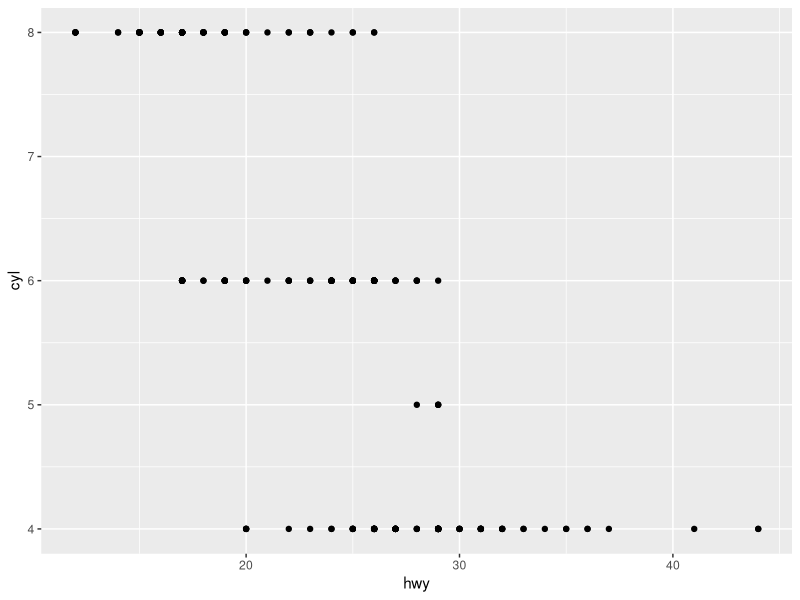
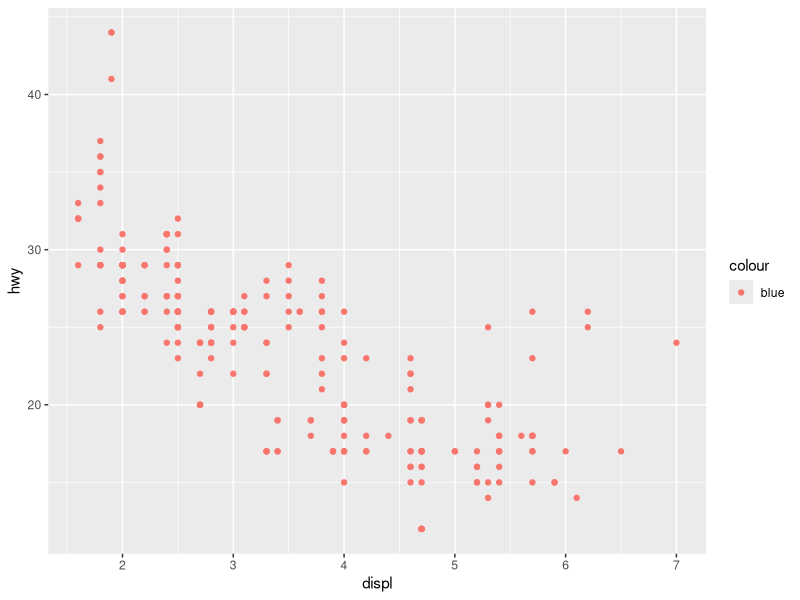
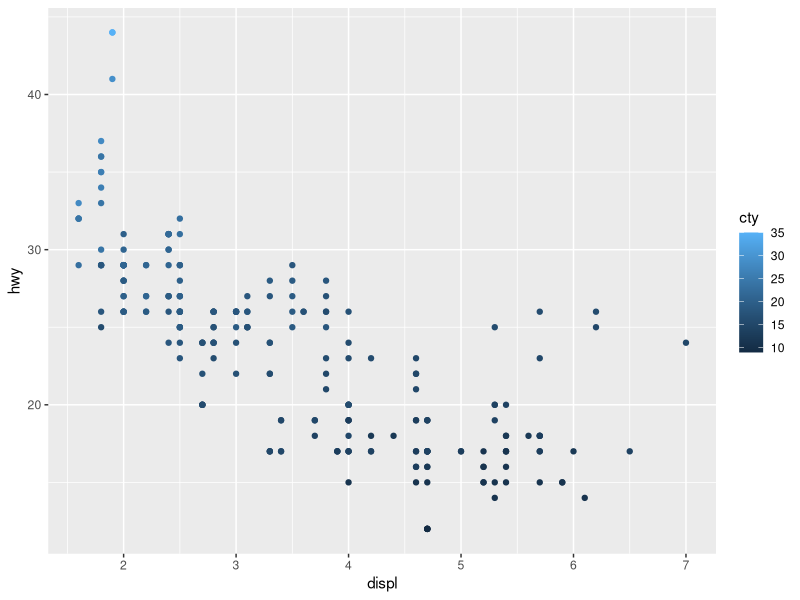
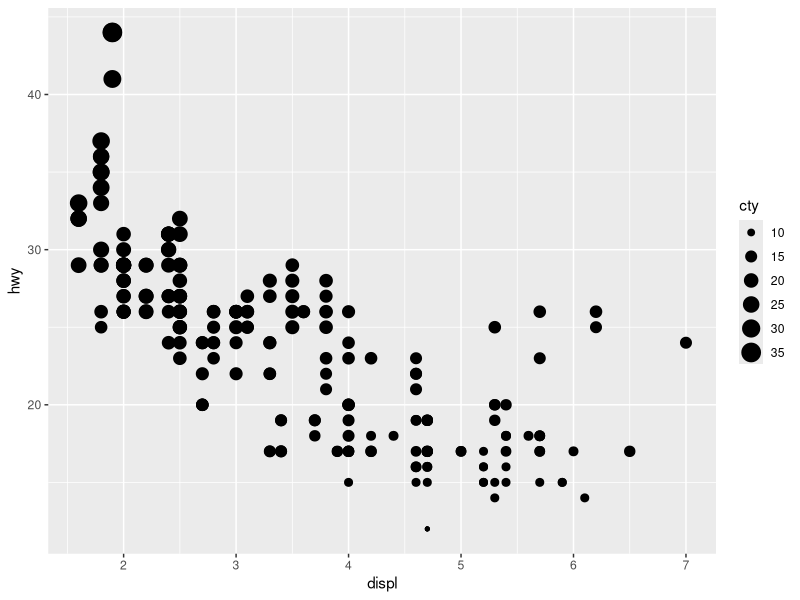
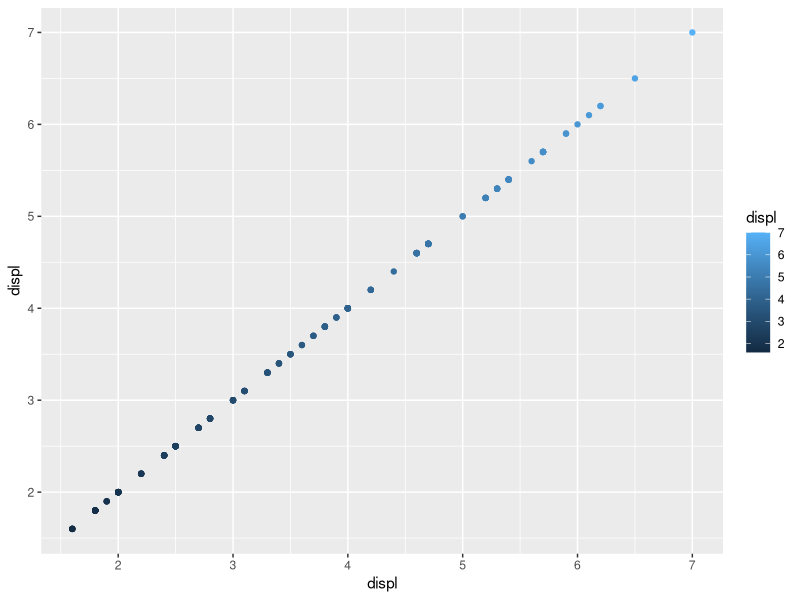
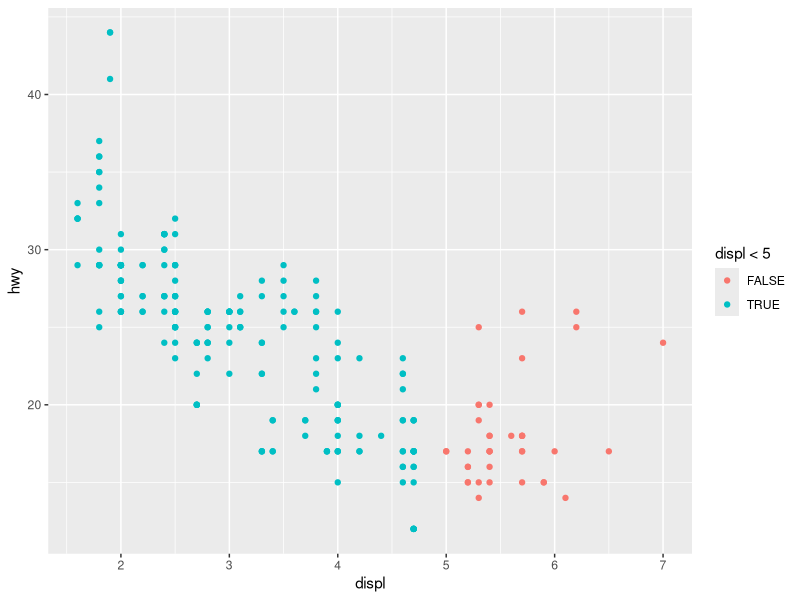
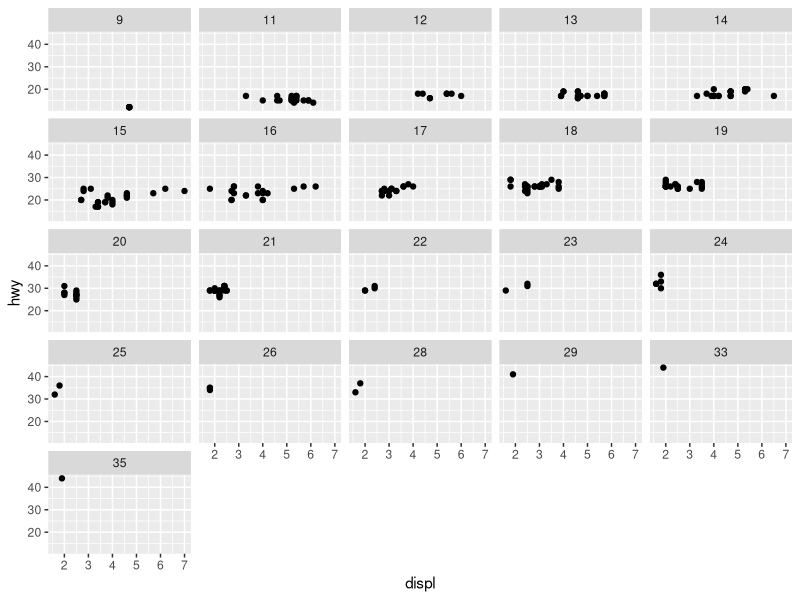
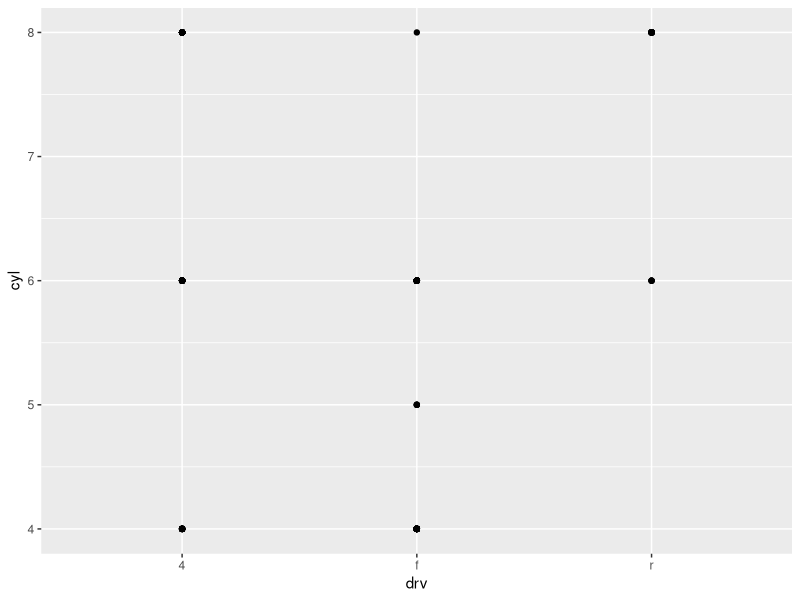

These figures' R source, in order:
## ---- chunk 1
library(tidyverse)
## ---- chunk 2
ggplot(mpg, aes(x = hwy, y = cyl)) + geom_point()
## ---- chunk 3
ggplot(data = mpg) +
      geom_point(mapping = aes(x = displ, y = hwy, color = "blue"))
## ---- chunk 4
ggplot(mpg) + geom_point(aes(x = displ, y = hwy, color = cty))
ggplot(mpg) + geom_point(aes(x = displ, y = hwy, size = cty))
## ---- chunk 5
    ggplot(mpg) + geom_point(aes(x = displ, y = displ, color = displ))
## ---- chunk 6
    ggplot(mpg) + geom_point(aes(x = displ, y = hwy, color = displ < 5))
## ---- chunk 7
ggplot(data = mpg) + 
  geom_point(mapping = aes(x = displ, y = hwy)) + 
  facet_wrap(~ cty)
## ---- chunk 8
    ggplot(data = mpg) + 
      geom_point(mapping = aes(x = drv, y = cyl))
## ---- chunk 9
    ggplot(data = mpg) + 
      geom_point(mapping = aes(x = displ, y = hwy)) +
        facet_grid(drv ~ .)

    ggplot(data = mpg) + 
      geom_point(mapping = aes(x = displ, y = hwy)) +
        facet_grid(. ~ cyl)
## ---- chunk 10
ggplot(data = mpg) + 
  geom_point(mapping = aes(x = displ, y = hwy)) + 
  facet_wrap(~ class, nrow = 2)
## ---- chunk 11
    ggplot(data = mpg, mapping = aes(x = displ, y = hwy, color = drv)) + 
      geom_point() + 
        geom_smooth(se = FALSE)
## ---- chunk 12
    ggplot(data = mpg, mapping = aes(x = displ, y = hwy, color = drv)) + 
      geom_point() + 
        geom_smooth(se = FALSE)
## ---- chunk 13
    ggplot(mpg, aes(x = displ, y = hwy)) + 
      geom_point(size = 4) +
        geom_smooth(se = FALSE)
    
    ggplot(mpg, aes(x = displ, y = hwy, group = drv)) + 
      geom_point(size = 4) +
        geom_smooth(se = FALSE)
   
     ggplot(mpg, aes(x = displ, y = hwy, color = drv)) + 
      geom_point(size = 4) +
        geom_smooth(se = FALSE, size = 2)
    
     ggplot(mpg, aes(x = displ, y = hwy)) + 
      geom_point(size = 3, aes(color = drv)) +
        geom_smooth(se = FALSE, size = 2)
     
     ggplot(mpg, aes(x = displ, y = hwy)) + 
      geom_point(size = 3, aes(color = drv)) +
        geom_smooth(se = FALSE, size = 1, aes(linetype = drv))
    
     ggplot(mpg, aes(x = displ, y = hwy)) + 
      geom_point(size = 4, color = "white") +
       geom_point(aes(colour = drv))
## ---- chunk 14
    ggplot(diamonds) +
      geom_pointrange(mapping = aes(x = cut, y = depth), 
                      stat = "summary",
                      fun.ymin = min,
                      fun.ymax = max,
                      fun.y = median)
## ---- chunk 15
    ggplot(data = diamonds) + 
      geom_bar(mapping = aes(x = cut, y = ..prop..))

    ggplot(data = diamonds) + 
      geom_bar(mapping = aes(x = cut, fill = color, y = ..prop..))
